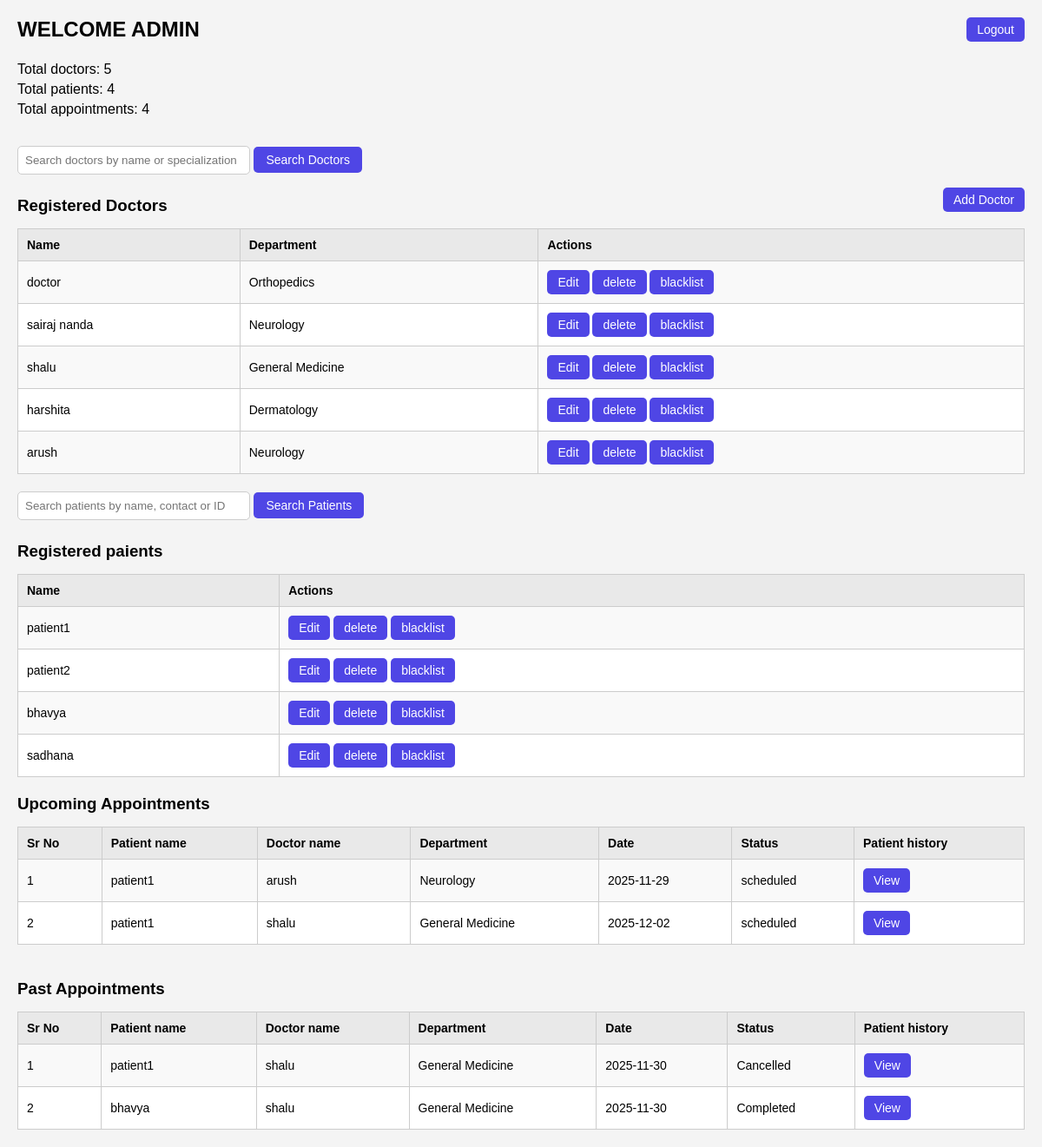
Page /admin_dashboard on the committed database.
### models.py (models this page shows)
class User(db.Model):
    id = db.Column(db.Integer, primary_key=True, nullable=True)
    name = db.Column(db.String(50), nullable=True)
    email = db.Column(db.String(150), nullable=True)
    password = db.Column(db.String(150), nullable=True)
    role = db.Column(db.String(10), nullable=False)
    contact = db.Column(db.String(100), nullable=True)
    gender = db.Column(db.String(10), nullable=True)
    specialization = db.Column(db.String(100), nullable=True)   # Only filled for doctors
    experience = db.Column(db.Integer, nullable=True)           # Only filled for doctors
    department_id = db.Column(db.Integer, db.ForeignKey('department.id'), nullable=True)
    dob = db.Column(db.Date, nullable=True)
    medical_history = db.Column(db.Text, nullable=True)
    blacklisted = db.Column(db.Boolean, default=False)
    appointments_as_patient = db.relationship(
        'Appointment',
        backref='patient',
        lazy=True,
        foreign_keys='Appointment.patient_id'
    )
    appointments_as_doctor = db.relationship(
        'Appointment',
        backref='doctor',
        lazy=True,
        foreign_keys='Appointment.doctor_id'
    )

class Department(db.Model):
    id = db.Column(db.Integer, primary_key=True)
    name = db.Column(db.String(100), unique=True, nullable=False)
    description = db.Column(db.String(200))
    doctors = db.relationship('User', backref='department', lazy=True)

class Appointment(db.Model):
    id = db.Column(db.Integer, primary_key=True)
    patient_id = db.Column(db.Integer, db.ForeignKey('user.id',ondelete='CASCADE'), nullable= False)
    doctor_id = db.Column(db.Integer, db.ForeignKey('user.id',ondelete='CASCADE'), nullable = False)
    date = db.Column(db.Date, nullable=False)
    time = db.Column(db.Time, nullable=False)
    status = db.Column(db.String(50))
    notes = db.Column(db.Text)
    treatments = db.relationship('Treatment', backref='appointment', lazy=True)

### app.py (the view)
@app.route('/admin_dashboard')
def admin_dashboard():
    doctors = User.query.filter_by(role='d').all()
    patients = User.query.filter_by(role='p').all()
    all_appointments = Appointment.query.all()
    upcoming = Appointment.query.filter_by(status='scheduled').all()
    past = Appointment.query.filter(
        Appointment.status.in_(['Completed', 'Cancelled'])
    ).all()
    return render_template(
        'admin_dashboard.html',
        doctors=doctors,
        patients=patients,
        appointments=all_appointments,
        upcoming_appointments=upcoming,
        past_appointments=past
    )

### templates/admin_dashboard.html (shortened to what this page needs)
<!DOCTYPE html>
<html lang="en">
<head>
    <link rel="stylesheet" href="{{ url_for('static', filename='admin_dashboard.css') }}">
</head>
<body>
<div style="display: flex; justify-content: space-between; align-items: center;">
    <h2>WELCOME ADMIN</h2>
    <a href="/logout"><button type="button">Logout</button></a>
</div>
<br>
<div>
    <p>Total doctors: {{ doctors|length }}</p>
    <p>Total patients: {{ patients|length }}</p>
    <p>Total appointments: {{ appointments|length }}</p>
</div>
<br>
<form method="post" action="/search_doctors" style="margin-top: 10px; margin-bottom: 5px;">
    <input type="text" name="q" placeholder="Search doctors by name or specialization">
    <button type="submit">Search Doctors</button>
</form>
<div style="display: flex; align-items: center; justify-content: space-between;">
    <h3>Registered Doctors</h3>
    <a href="/add_doctor"><button type="button">Add Doctor</button></a>
</div>
<div>
<table border="1" style="width: 100%; margin-top: 10px;">
    <tr>
        <th>Name</th>
        <th>Department</th>
        <th>Actions</th>
    </tr>
    {% for doctor in doctors %}
    <tr>
        <td>{{doctor.name}}</td>
        <td>{{doctor.department.name if doctor.department else ''}}</td>
        <td>
            <a href="/edit-doctor/{{ doctor.id }}"><button type="button">Edit</button></a>
            <a href="/delete_doctor/{{ doctor.id }}"><button type="button">delete</button></a>
            <a href="/blacklist_doctor/{{ doctor.id }}"><button type="button">blacklist</button></a>
        </td>
    </tr>
    {%endfor%}
</table>
</div>
<form method="post" action="/search_patients" style="margin-top: 20px; margin-bottom: 5px;">
    <input type="text" name="q" placeholder="Search patients by name, contact or ID">
    <button type="submit">Search Patients</button>
</form>
<div style="display: flex; align-items: center; justify-content: space-between;">
    <h3>Registered paients</h3>
</div>
<div>
    <table border="1" style="width: 100%; margin-top: 10px;">
        <tr>
            <th>Name</th>
            <th>Actions</th>
        </tr>
        {%for patient in patients %}
        <tr>
            <td>{{patient.name}}</td>
            <td>
                <a href="/edit-patient/{{patient.id}}"><button type="button">Edit</button></a>
                <a href="/delete_patient/{{patient.id}}"><button type="button">delete</button></a>
                <a href="/blacklist_patient/{{patient.id}}"><button type="button">blacklist</button></a>
            </td>
        </tr>
        {%endfor%}
    </table>
</div>
<div style="display: flex; align-items: center; justify-content: space-between;">
    <h3>Upcoming Appointments</h3>
</div>
<div>
    <table border="1" style="width: 100%; margin-top: 10px">
        <tr>
            <th>Sr No</th>
            <th>Patient name</th>
            <th>Doctor name</th>
            <th>Department</th>
            <th>Date</th>
            <th>Status</th>
            <th>Patient history</th>
        </tr>
        {% for appt in upcoming_appointments %}
        <tr>
            <td>{{ loop.index }}</td>
            <td>{{ appt.patient.name }}</td>
            <td>{{ appt.doctor.name }}</td>
            <td>{{ appt.doctor.department.name if appt.doctor.department else '' }}</td>
            <td>{{ appt.date }}</td>
            <td>{{ appt.status }}</td>
            <td>
                <a href="/patient_history/{{ appt.patient_id }}">
                    <button type="button">View</button>
                </a>
            </td>
        </tr>
        {% endfor %}
    </table>
</div>
<div style="display: flex; align-items: center; justify-content: space-between; margin-top: 20px;">
    <h3>Past Appointments</h3>
</div>
<div>
    <table border="1" style="width: 100%; margin-top: 10px">
        <tr>
            <th>Sr No</th>
            <th>Patient name</th>
            <th>Doctor name</th>
            <th>Department</th>
            <th>Date</th>
            <th>Status</th>
            <th>Patient history</th>
        </tr>
        {% for appt in past_appointments %}
        <tr>
            <td>{{ loop.index }}</td>
            <td>{{ appt.patient.name }}</td>
            <td>{{ appt.doctor.name }}</td>
            <td>{{ appt.doctor.department.name if appt.doctor.department else '' }}</td>
            <td>{{ appt.date }}</td>
            <td>{{ appt.status }}</td>
            <td>
                <a href="/admin_patient_history/{{ appt.patient_id }}">
                    <button type="button">View</button>
                </a>
            </td>
        </tr>
        {% endfor %}
    </table>
</div>
</body>
</html>

### static/admin_dashboard.css (style rules this page uses)
body { margin: 0; padding: 20px; font-family: Arial, sans-serif; background: #f4f4f4; }
h2 { margin: 0; }
button { padding: 6px 12px; background: #4f46e5; border: none; color: white; border-radius: 5px; cursor: pointer; font-size: 14px; }
p { margin: 5px 0; }
input[type="text"] { padding: 8px; width: 250px; border: 1px solid #ccc; border-radius: 5px; }
form button { padding: 7px 14px; }
table { width: 100%; border-collapse: collapse; background: white; margin-top: 10px; }
th, td { border: 1px solid #ccc; padding: 10px; font-size: 14px; }
th { background: #e9e9e9; text-align: left; }
tr:nth-child(even) { background: #f9f9f9; }
h3 { margin-top: 20px; margin-bottom: 5px; }

### rows in the picture
User: name "doctor", department "Orthopedics"
User: name "sairaj nanda", department "Neurology"
User: name "shalu", department "General Medicine"
User: name "harshita", department "Dermatology"
User: name "arush", department "Neurology"
User: name "patient1"
User: name "patient2"
User: name "bhavya"
User: name "sadhana"
Appointment: patient.name "patient1", doctor.name "arush", doctor.department "Neurology", date "2025-11-29", status "scheduled"
Appointment: patient.name "patient1", doctor.name "shalu", doctor.department "General Medicine", date "2025-12-02", status "scheduled"
Appointment: patient.name "patient1", doctor.name "shalu", doctor.department "General Medicine", date "2025-11-30", status "Cancelled"
Appointment: patient.name "bhavya", doctor.name "shalu", doctor.department "General Medicine", date "2025-11-30", status "Completed"

### other values in the picture
{{ doctors|length }} "5"
{{ patients|length }} "4"
{{ appointments|length }} "4"
